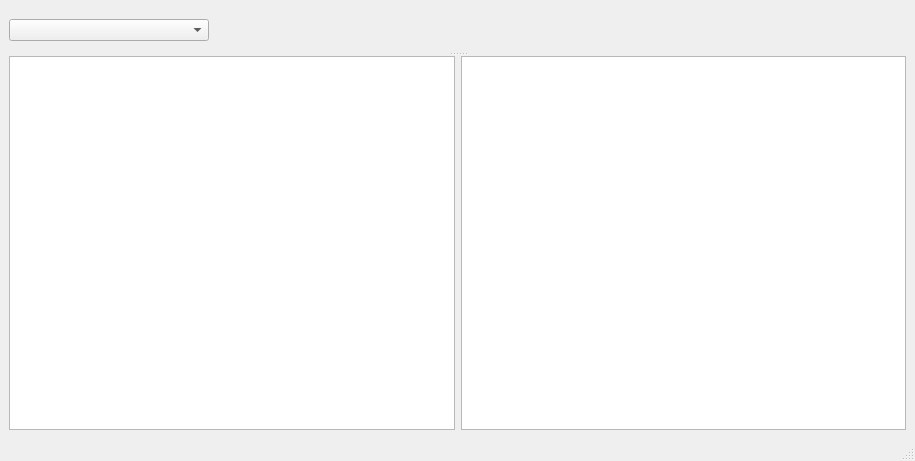
<?xml version="1.0" encoding="UTF-8"?>
<ui version="4.0">
 <class>history</class>
 <widget class="QMainWindow" name="history">
  <property name="geometry">
   <rect>
    <x>0</x>
    <y>0</y>
    <width>915</width>
    <height>461</height>
   </rect>
  </property>
  <property name="windowTitle">
   <string>MainWindow</string>
  </property>
  <widget class="QWidget" name="centralwidget">
   <layout class="QGridLayout" name="gridLayout">
    <item row="0" column="0">
     <widget class="QSplitter" name="splitter">
      <property name="orientation">
       <enum>Qt::Vertical</enum>
      </property>
      <widget class="QWidget" name="layoutWidget">
       <layout class="QHBoxLayout" name="horizontalLayout_3">
        <item>
         <widget class="QComboBox" name="comboBox_2">
          <property name="enabled">
           <bool>true</bool>
          </property>
          <property name="minimumSize">
           <size>
            <width>200</width>
            <height>20</height>
           </size>
          </property>
         </widget>
        </item>
        <item>
         <spacer name="horizontalSpacer_2">
          <property name="orientation">
           <enum>Qt::Horizontal</enum>
          </property>
          <property name="sizeHint" stdset="0">
           <size>
            <width>200</width>
            <height>20</height>
           </size>
          </property>
         </spacer>
        </item>
       </layout>
      </widget>
      <widget class="QWidget" name="layoutWidget">
       <layout class="QHBoxLayout" name="horizontalLayout_4">
        <item>
         <widget class="QTextBrowser" name="text_2"/>
        </item>
        <item>
         <widget class="QTextBrowser" name="text_morze_2"/>
        </item>
       </layout>
      </widget>
     </widget>
    </item>
   </layout>
  </widget>
  <widget class="QMenuBar" name="menubar">
   <property name="geometry">
    <rect>
     <x>0</x>
     <y>0</y>
     <width>915</width>
     <height>26</height>
    </rect>
   </property>
  </widget>
  <widget class="QStatusBar" name="statusbar"/>
 </widget>
 <resources/>
 <connections/>
</ui>
